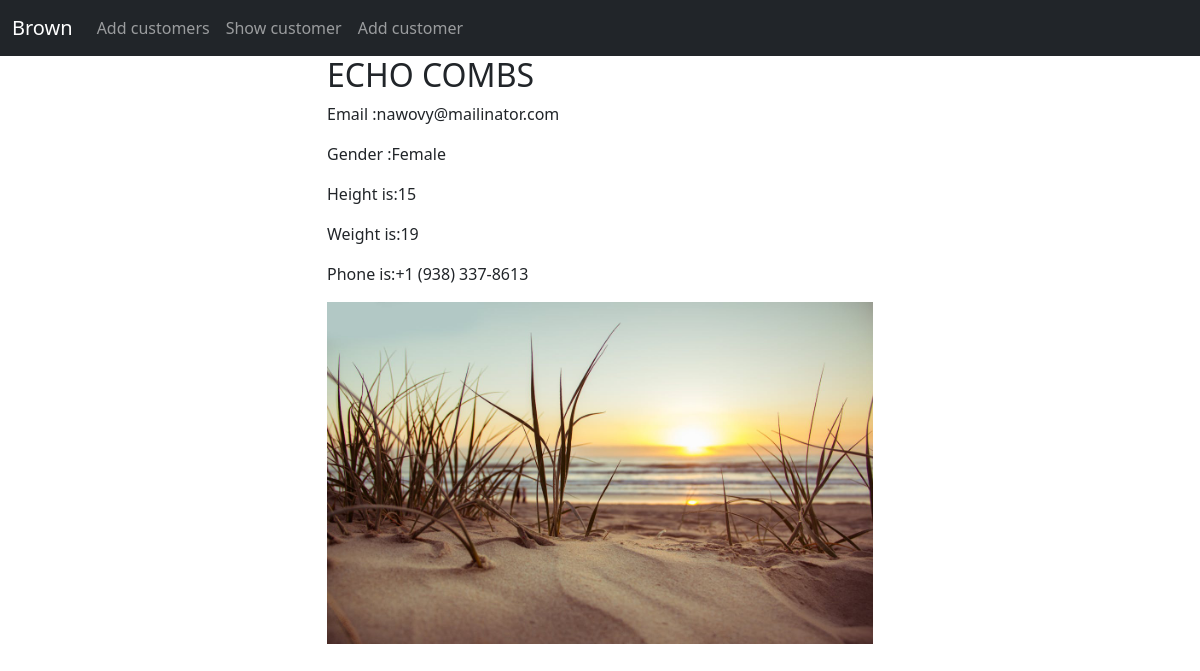
Page /details/28 (signed in) on the committed database.
### app/models.py (models this page shows)
class Customer(models.Model):
    id = models.AutoField(primary_key=True)
    name = models.CharField(max_length=100)
    email = models.EmailField(max_length=100,unique=True)
    phone = models.CharField(max_length=60)
    password = models.CharField(max_length=200)
    weight = models.IntegerField(default=0)
    height = models.IntegerField(default=0)
    gender = models.CharField(max_length=6,default="Male")
    dob = models.DateField(null=True,blank=True)
    pic = models.ImageField(upload_to="images/",null=True,blank=True)
    class Meta:
        db_table="customers"

### app/views.py (the view)
# urls.py: path('details/<int:id>',views.details,name='details-page'),
@login_required
def details(request,id):
    user = Customer.objects.get(id=id)
    return render(request,'details.html',{'user':user})

### templates/details.html
{% extends 'master.html' %}
{% block content %}
    <div class="container">
    <div class="row justify-content-center">
        <div class="col-sm-6">
            <h2>{{ user.name |upper }}</h2>
            <p>Email :{{ user.email|lower }}</p>
            <p>Gender :{{ user.gender|capfirst }}</p>
            <p>Height is:{{ user.height }}</p>
            <p>Weight is:{{ user.weight }}</p>
            <p>Phone is:{{ user.phone }}</p>
            {% if user.pic %}
            	<img width="100%" src="{{ user.pic.url }}" alt="">
            {% endif %}
        </div>
    </div>
    </div>
{% endblock %}

### rows in the picture
Customer: name "ECHO COMBS", email "nawovy@mailinator.com", gender "Female", height "15", weight "19", phone "+1 (938) 337-8613", pic (picture)
